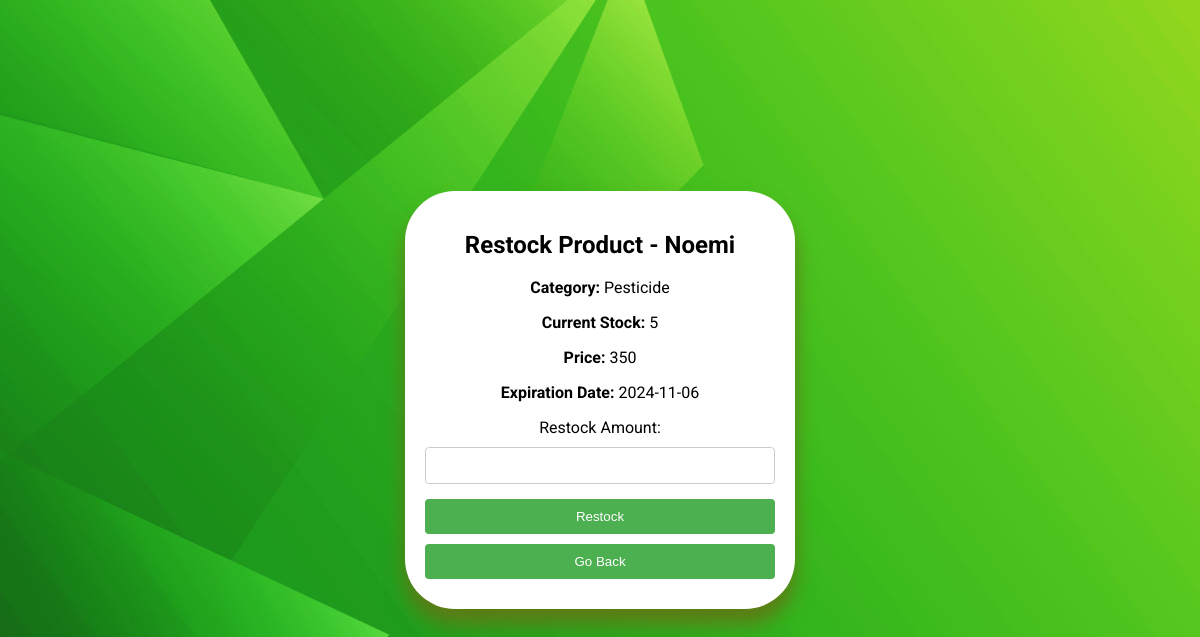
The app's page /restock.php?id=20 (signed in) with its own data.
### tables this page shows
CREATE TABLE `stock` (
  `ID` int(11) NOT NULL,
  `Category` varchar(100) NOT NULL,
  `Name` varchar(250) NOT NULL,
  `Status` varchar(100) NOT NULL,
  `Stock` int(11) NOT NULL,
  `Price` float NOT NULL,
  `ExpirationDate` date NOT NULL
);

### restock.php (the view, shortened to what this page needs)
<?php
$servername = "localhost";
$username = "root";
$password = "";
$dbname = "app";
$conn = new mysqli($servername, $username, $password, $dbname);
$id = $_GET['id'] ?? null;
if ($id) {
    $sql = "SELECT Name, Stock, Category, Price, ExpirationDate FROM stock WHERE ID = ?";
    $stmt = $conn->prepare($sql);
    $stmt->bind_param("i", $id);
    $stmt->execute();
    $result = $stmt->get_result();
    if ($row = $result->fetch_assoc()) {
        $product_name = $row['Name'];
        $current_stock = $row['Stock'];
        $category = $row['Category'];
        $price = $row['Price'];
        $expiration_date = $row['ExpirationDate'];
    } else {
        echo "Product not found.";
        exit;
    }
}
?>
<!DOCTYPE html>
<html>
<head>
</head>
<body>
<link rel="stylesheet" href="restock.css">
    <div class="container">
    <h2>Restock Product - <?php echo htmlspecialchars($product_name); ?></h2>
    <p><strong>Category:</strong> <?php echo htmlspecialchars($category); ?></p>
    <p><strong>Current Stock:</strong> <?php echo htmlspecialchars($current_stock); ?></p>
    <p><strong>Price:</strong> <?php echo htmlspecialchars($price); ?></p>
    <p><strong>Expiration Date:</strong> <?php echo htmlspecialchars($expiration_date); ?></p>
    <form method="POST" action="">
        <label>Restock Amount:</label>
        <input type="number" name="restock_amount" min="1" required>
        <input type="submit" value="Restock">
    </form>
    <button onclick="window.location.href='search.php'" class="go-back-btn">Go Back</button>
    </div>
</body>
</html>

### restock.css (style rules this page uses)
body { display: flex; justify-content: center; align-items: center; height: 100vh; margin: 0; background-color: #f0f0f0; background-image: url('green background.jpg'); }
.container { width: 350px; background-color: #fff; border-radius: 50px; box-shadow: 0 15px 20px rgb(95, 122, 21); padding: 20px; text-align: center; font-family: 'Roboto', sans-serif; align-items: center; }
h2 { text-align: center; color:black; }
label { display: block; margin-top: 10px; color:black; }
input[type="text"], input[type="number"], input[type="date"], select { width: 100%; padding: 10px; margin-top: 10px; margin-bottom: 15px; border: 1px solid #ccc; border-radius: 4px; box-sizing: border-box; }
input[type="submit"] { width: 100%; padding: 10px; background-color: #4CAF50; color: white; border: none; border-radius: 4px; cursor: pointer; margin-bottom:10px; }
.go-back-btn { width: 100%; padding: 10px; background-color: #4CAF50; color: white; border: none; border-radius: 4px; cursor: pointer; margin-bottom:10px; }

### records on screen
stock: Name "Noemi", Category "Pesticide", Stock "5", Price "350", ExpirationDate "2024-11-06"
